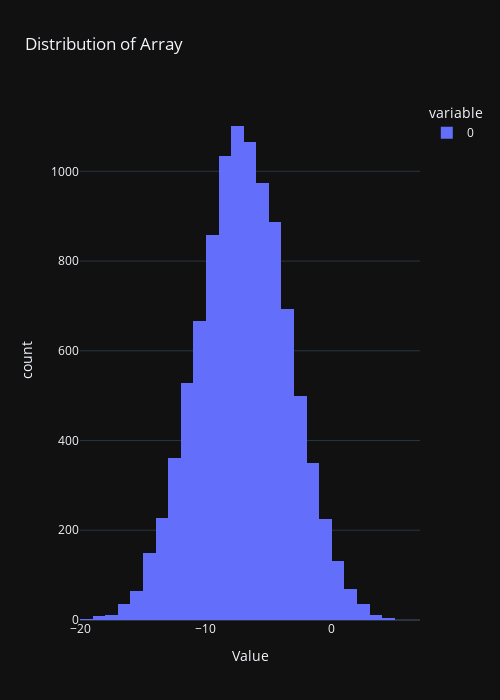

Notebook cell for this chart:
### Code cell
fig = px.histogram(eta, nbins=40, title='Distribution of Array', labels={'value': 'Value'}, height=700, width=500)
fig.show()

### Figure 1 — Plotly figure (JSON) as saved in the notebook; plotly's stock layout.template omitted (floating-point values rounded to 4 significant figures; data arrays with more than 128 entries replaced by an {"elided": "..."} marker saying what was removed)
{"data": [{"alignmentgroup": "True", "bingroup": "x", "hovertemplate": "variable=0<br>Value=%{x}<br>count=%{y}<extra></extra>", "legendgroup": "0", "marker": {"color": "#636efa", "pattern": {"shape": ""}}, "name": "0", "nbinsx": 40, "offsetgroup": "0", "orientation": "v", "showlegend": true, "x": {"elided": "10000 float values"}, "xaxis": "x", "yaxis": "y", "type": "histogram"}], "layout": {"xaxis": {"anchor": "y", "domain": [0.0, 1.0], "title": {"text": "Value"}}, "yaxis": {"anchor": "x", "domain": [0.0, 1.0], "title": {"text": "count"}}, "legend": {"title": {"text": "variable"}, "tracegroupgap": 0}, "title": {"text": "Distribution of Array"}, "barmode": "relative", "height": 700, "width": 500}}
